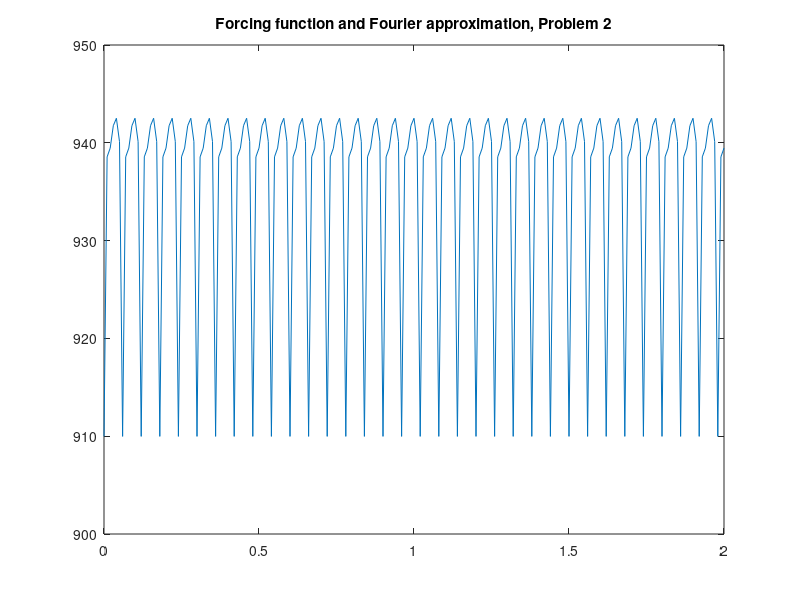
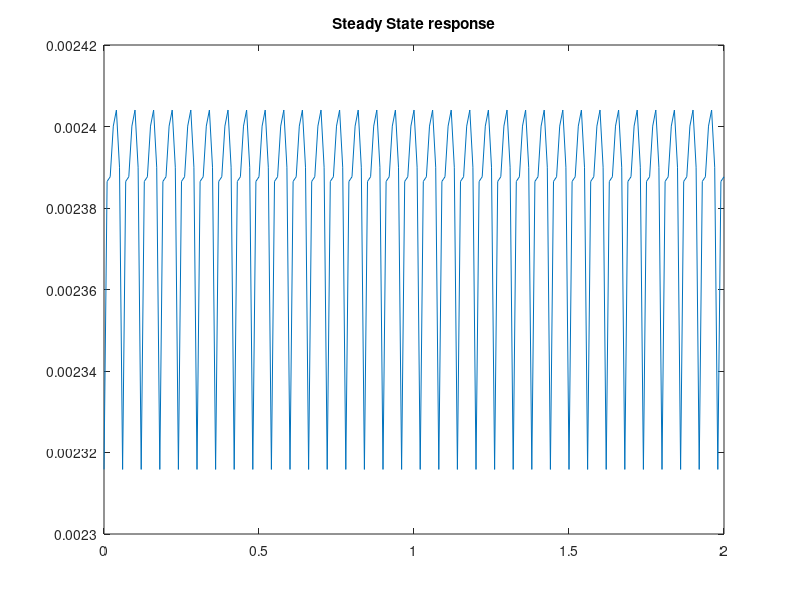

These figures' MATLAB source, in order:
%Randy Schur
%MAE 6257 HW 4
%10/2/14
clear
close all
% Problem 1

%constants
m = 1;
k = 15000;
wn = sqrt(k/m);
zeta = .1;
c = zeta*2*m*wn;
n_cycles = 5;
del_t = .05;
t = 0:del_t:.6*n_cycles;         %time vector
F1 = [0 15 22 28 35 30 25 40 5 -15 -35 -29];  %Force, taken from the problem
F = F1;
for k = 1:n_cycles-1
F = cat(2, F,F1);
end
F(end +1) = 0;
N = length(F) -1;  
tau = N*del_t;
w = 1/tau;
r = w/wn;

a0 = 2/N*sum(F);
for j = 1:100
    for i = 1:length(t)
       c(i) = F(i)*cos(2*j*pi*t(i)/tau); %placeholder to collect terms
       d(i) = F(i)*sin(2*j*pi*t(i)/tau);
    end
   a(j) = 2/N*sum(c); %aj and bj terms
   b(j) =  2/N*sum(d);
end
for i= 1:length(t)
    for j = 1:length(a)
       aterms(j) = a(j) * cos(j*w*t(i)); %placeholder to collect terms
       bterms(j) = b(j) * sin(j*w*t(i));
    end
    force(i) = a0/2 + sum(aterms) + sum(bterms); %F(t) = a0/2 + a(j)*cos(jwt) +b(j)*sin(jwt)
end 

plot(t, F, t, force)
legend('F(t) given', 'F(t) approximation')
title('Forcing function and Fourier approximation, Problem 1')
xlabel('time (s)')
ylabel('Moment from Driven Gear (N/m)')
%% Problem 2
clear

J = .1;
k = 392700;
wn = sqrt(k/J);
w = 1000/60*2*pi;
tau = 2*pi/w;
zeta = 0;
r = w/wn;

for j = 1:10
   a(j) = 2*15000/16*tau/(2*pi)/j*sin(5.89*j);
   b(j) = 17.9/j*(cos(5.89*j) -1);
end

t = 0:.01: 2;
a0 = 2/tau*(1000*15/16*tau);

for i=1:length(t)
    for j=1:length(a)
        aterms(j) = a(j)*cos(j*w*t(i));
        bterms(j) = b(j)*sin(j*w*t(i)); 
        as(j) = a(j)/k/((1-j^2*r^2)^2)*cos(j*w*t(i));
        bs(j) = b(j)/k/((1-j^2*r^2)^2)*sin(j*w*t(i));
    end
    
    M(i) = a0/2 + sum(aterms) + sum(bterms);
    x(i) = a0/(2*k) + sum(as) + sum(bs);
end

close all
plot(t,M)
title('Forcing function and Fourier approximation, Problem 2')
figure(2)
plot(t, x)
title('Steady State response')
